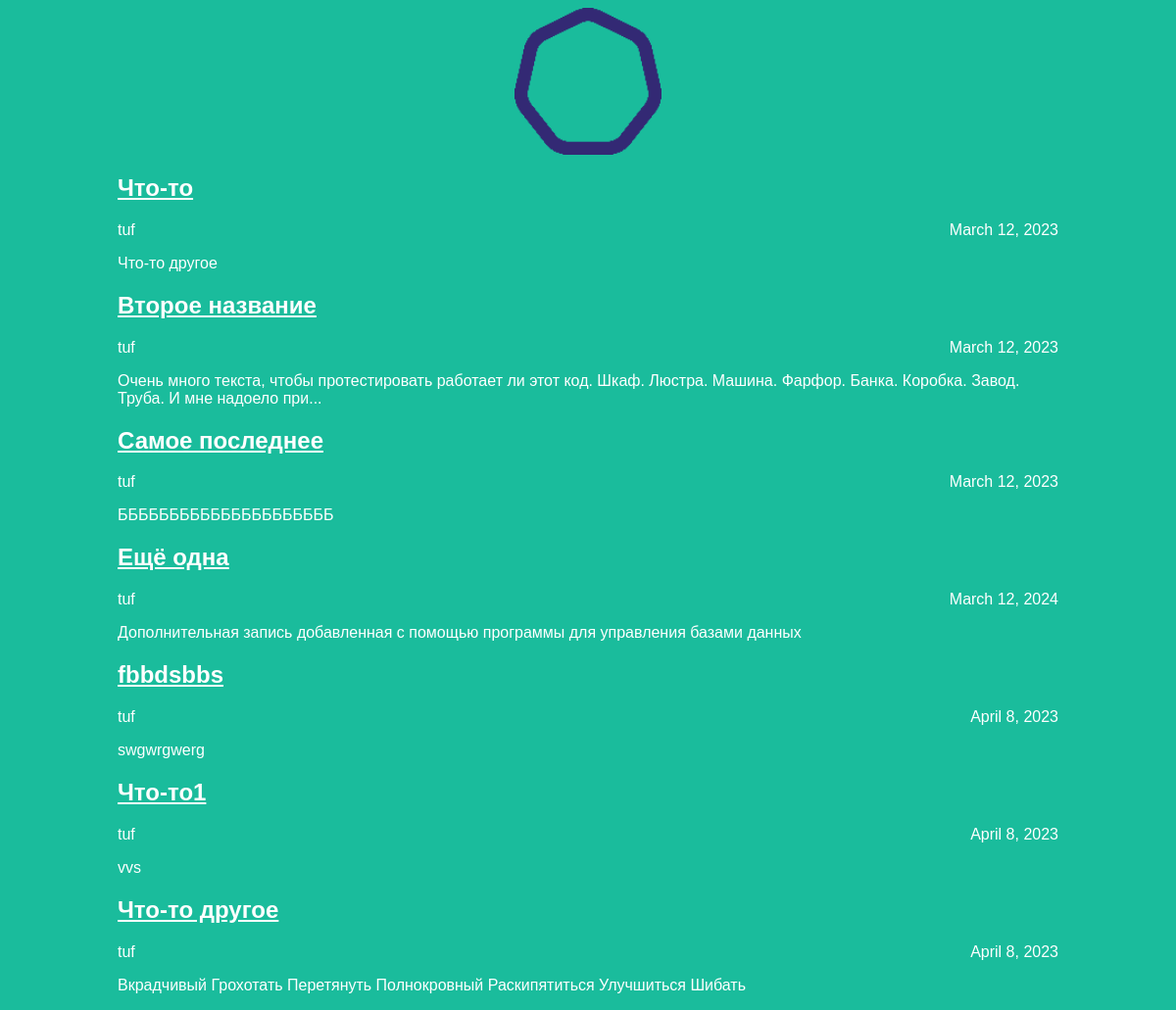
Page /archive/ on the committed database.
### articles/models.py (models this page shows, shortened)
class Article(models.Model):
    title = models.CharField(max_length=200)
    author = models.ForeignKey(User, on_delete=models.CASCADE)
    text = models.TextField()
    created_date = models.DateField(auto_now_add=True)
    def get_excerpt(self):
        return self.text[:140] + "..." if len(self.text) > 140 else self.text

### articles/views.py (the view)
# urls.py: path('archive/', views.archive),
def archive(request):
    return render(request, 'archive.html', {"posts": Article.objects.all()})

### articles/templates/archive.html (shortened to what this page needs)
<head> <link rel="stylesheet" href="{{ STATIC_URL }}/static/css/article.css"> </head>
<body>
    <div class="header">
        <img src="{{ STATIC_URL }}/static/img/logo.png" />
    </div>
    <div class="archive">
        {% for post in posts %}
            <div class="one-post">
                <h2 class="post-title">
                    <a href="http://127.0.0.1:8000/article/{{ post.id }}">{{ post.title }}</a>
                </h2>
                <div class="article-info">
                    <div class="article-author">{{ post.author.username }}</div>
                    <div class="article-created-date">{{ post.created_date }}</div>
                </div>
                <p class="article-text">{{ post.get_excerpt }}</p>
            </div>
        {% endfor %}
    </div>
</body>

### articles/static/css/article.css (style rules this page uses)
body { background: #1abc9c; font-family: Tahoma, Arial, sans-serif; color: #ffffff; }
.header img { display: block; width: 150px; margin-left: auto; margin-right: auto; }
.archive { width: 960px; margin-left: auto; margin-right: auto; }
.post-title a { color: #ffffff; }
.article-author { width: 50%; float: left; }
.article-created-date { text-align: right; }

### rows in the picture
Article: title "Что-то", author.username "tuf", created_date "March 12, 2023", get_excerpt "Что-то другое"
Article: title "Второе название", author.username "tuf", created_date "March 12, 2023", get_excerpt "Очень много текста, чтобы протестировать работает ли этот код. Шкаф. Люстра. Машина. Фарфор. Банка. Коробка. Завод. Труба. И мне надоело при..."
Article: title "Самое последнее", author.username "tuf", created_date "March 12, 2023", get_excerpt "БББББББББББББББББББББ"
Article: title "Ещё одна", author.username "tuf", created_date "March 12, 2024", get_excerpt "Дополнительная запись добавленная с помощью программы для управления базами данных"
Article: title "fbbdsbbs", author.username "tuf", created_date "April 8, 2023", get_excerpt "swgwrgwerg"
Article: title "Что-то1", author.username "tuf", created_date "April 8, 2023", get_excerpt "vvs"
Article: title "Что-то другое", author.username "tuf", created_date "April 8, 2023", get_excerpt "Вкрадчивый Грохотать Перетянуть Полнокровный Раскипятиться Улучшиться Шибать"
